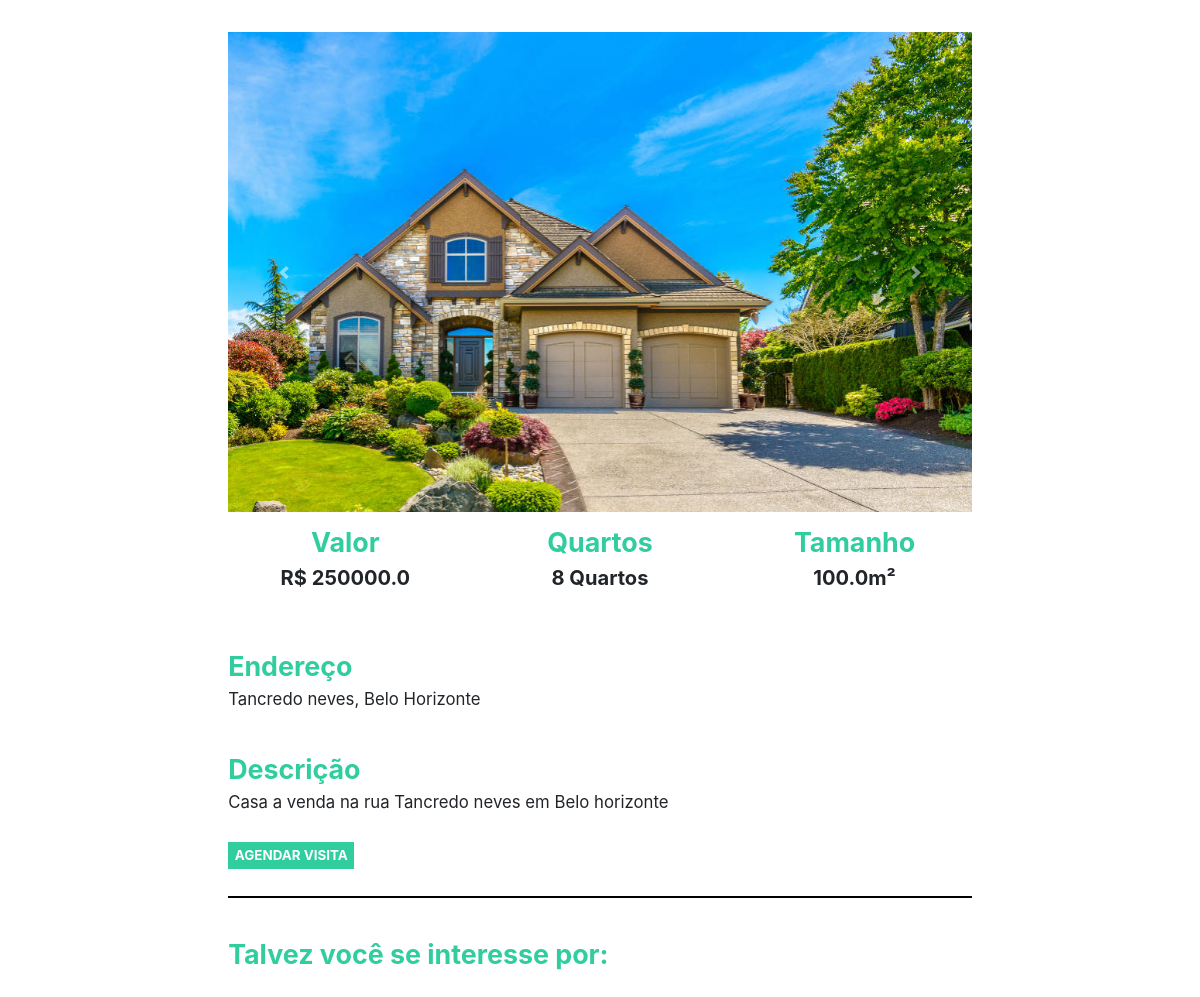
Page /imovel/3 on the committed database.
### plataforma/models.py (models this page shows, shortened)
class Imagem(models.Model):
    img = models.ImageField(upload_to='img')
    def __str__(self) -> str:
        return self.img.url

class Imovei(models.Model):
    choices = (('V', 'Venda'),
               ('A', 'Aluguel'))
    choices_imovel = (('A', 'Apartamento'),
                      ('C', 'Casa'))
    imagens = models.ManyToManyField(Imagem)
    valor = models.FloatField()
    quartos = models.IntegerField()
    tamanho = models.FloatField()
    cidade = models.ForeignKey(Cidade, on_delete=models.DO_NOTHING)
    rua = models.CharField(max_length=50)
    tipo = models.CharField(max_length=1, choices=choices)
    tipo_imovel = models.CharField(max_length=1, choices=choices_imovel)
    numero = models.IntegerField()
    descricao = models.TextField()
    dias_visita = models.ManyToManyField(DiasVisita)
    horarios = models.ManyToManyField(Horario)

class Cidade(models.Model):
    nome = models.CharField(max_length=30)
    def __str__(self) -> str:
        return self.nome

### plataforma/views.py (the view)
# urls.py: path('imovel/<str:id>', views.imovel, name="imovel"),
def imovel(request, id):
    imovel = get_object_or_404(Imovei, id=id)
    sugestoes = Imovei.objects.filter(cidade=imovel.cidade).exclude(id=id)[:2]
    return render(request, 'imovel.html', {'imovel': imovel, 'sugestoes': sugestoes, 'id': id})

### plataforma/models.py (called while the page is built)
    def __str__(self) -> str:
        return self.dia

    def __str__(self) -> str:
        return str(self.horario)

### plataforma/templates/imovel.html (shortened to what this page needs)
{% extends 'base.html' %}
{% load static %}
{% block 'head' %}
<link rel="stylesheet" href="{% static 'plataforma/css/home.css' %}">
{% endblock  %}
{% block 'body'  %}
    <div  style="text-align: center" class="container" >
        <br>
        <br>
        <div id="carouselExampleControls" class="carousel slide" data-ride="carousel">
            <div class="carousel-inner">
                {% for img in imovel.imagens.all  %}
                    <div  class="carousel-item {% if forloop.first %} active {% endif %}" >
                        <img class="d-block w-100" src="{{img}}" alt="First slide">
                    </div>
                {% endfor %}
            </div>
        <a class="carousel-control-prev" href="#carouselExampleControls" role="button" data-slide="prev">
            <span class="carousel-control-prev-icon" aria-hidden="true"></span>
        </a>
        <a class="carousel-control-next" href="#carouselExampleControls" role="button" data-slide="next">
            <span class="carousel-control-next-icon" aria-hidden="true"></span>
        </a>
    </div>
        <div class="row">
            <div class="col-md">
                <h3 class="titulo_especificacao">Valor</h3>
                <p class="especificacao">R$ {{imovel.valor}}</p>
            </div>
            <div class="col-md">
                <h3 class="titulo_especificacao">Quartos</h3>
                <p class="especificacao">{{imovel.quartos}} Quartos</p>
            </div>
            <div class="col-md">
                <h3 class="titulo_especificacao">Tamanho</h3>
                <p class="especificacao">{{imovel.tamanho}}m²</p>
            </div>
        </div>
        <br>
        <br>
        <div style="text-align: left">
            <h3 class="titulo_especificacao">Endereço</h3>
            <p class="especificacao_endereco">{{imovel.rua}}, {{imovel.cidade }}</p>
        </div>
        <br>
        <div style="text-align: left">
            <h3 class="titulo_especificacao">Descrição</h3>
            <p class="especificacao_endereco">{{imovel.descricao}}</p>
            <br>
            <button class="btn_agendar_visita" data-toggle="modal" data-target="#exampleModal">AGENDAR VISITA</button>
            <br>
            <br>
        </div>
        <hr style="border: 1px solid black">
        <br>
        <div class="div_possivel_interesse">
            <h3 class="titulo_especificacao">Talvez você se interesse por:</h3>
        </div>
    </div>
{% endblock  %}

### templates/static/plataforma/css/home.css (style rules this page uses)
html { zoom: 67% }
.titulo_especificacao { color: #30CD9E; font-weight: bold; margin-top: 20px; font-size: 40px; }
.especificacao { font-size: 30px; font-weight: bold; }
.especificacao_endereco { font-size: 25px; }
.btn_agendar_visita { border: none; background-color: #30CD9E; color: white; font-weight: bold; font-size: 20px; padding: 5px 10px 5px 10px; }
.div_possivel_interesse { text-align: left; }

### rows in the picture
Imagem: img (picture)
Imovei: valor "250000.0", quartos "8", tamanho "100.0", rua "Tancredo neves", cidade "Belo Horizonte", descricao "Casa a venda na rua Tancredo neves em Belo horizonte"
